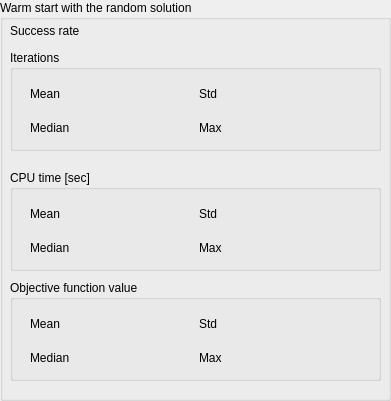
           <widget class="QGroupBox" name="groupBox_ws_rdm_ret">
            <property name="geometry">
             <rect>
              <x>830</x>
              <y>10</y>
              <width>391</width>
              <height>401</height>
             </rect>
            </property>
            <property name="title">
             <string>Warm start with the random solution</string>
            </property>
            <widget class="QWidget" name="layoutWidget_37">
             <property name="geometry">
              <rect>
               <x>10</x>
               <y>20</y>
               <width>231</width>
               <height>21</height>
              </rect>
             </property>
             <layout class="QHBoxLayout" name="horizontalLayout_218">
              <item>
               <widget class="QLabel" name="label_rate_ws_rdm_ret">
                <property name="text">
                 <string>Success rate</string>
                </property>
               </widget>
              </item>
              <item>
               <widget class="QLabel" name="label_rate_ws_rdm_ret_value">
                <property name="text">
                 <string/>
                </property>
               </widget>
              </item>
             </layout>
            </widget>
            <widget class="QGroupBox" name="groupBox_iter_ws_rdm_ret">
             <property name="geometry">
              <rect>
               <x>10</x>
               <y>50</y>
               <width>371</width>
               <height>101</height>
              </rect>
             </property>
             <property name="title">
              <string>Iterations</string>
             </property>
             <widget class="QWidget" name="layoutWidget_38">
              <property name="geometry">
               <rect>
                <x>20</x>
                <y>30</y>
                <width>331</width>
                <height>61</height>
               </rect>
              </property>
              <layout class="QVBoxLayout" name="verticalLayout_46">
               <item>
                <layout class="QHBoxLayout" name="horizontalLayout_219">
                 <item>
                  <layout class="QHBoxLayout" name="horizontalLayout_220">
                   <item>
                    <widget class="QLabel" name="label__iter_mean_ws_rdm_ret">
                     <property name="text">
                      <string>Mean</string>
                     </property>
                    </widget>
                   </item>
                   <item>
                    <widget class="QLabel" name="label_iter_mean_ws_rdm_ret_value">
                     <property name="text">
                      <string/>
                     </property>
                    </widget>
                   </item>
                  </layout>
                 </item>
                 <item>
                  <layout class="QHBoxLayout" name="horizontalLayout_221">
                   <item>
                    <widget class="QLabel" name="label_iter_std_ws_rdm_ret">
                     <property name="text">
                      <string>Std</string>
                     </property>
                    </widget>
                   </item>
                   <item>
                    <widget class="QLabel" name="label_iter_std_ws_rdm_ret_value">
                     <property name="text">
                      <string/>
                     </property>
                    </widget>
                   </item>
                  </layout>
                 </item>
                </layout>
               </item>
               <item>
                <layout class="QHBoxLayout" name="horizontalLayout_222">
                 <item>
                  <layout class="QHBoxLayout" name="horizontalLayout_223">
                   <item>
                    <widget class="QLabel" name="label_iter_median_ws_rdm_ret">
                     <property name="text">
                      <string>Median</string>
                     </property>
                    </widget>
                   </item>
                   <item>
                    <widget class="QLabel" name="label_iter_median_ws_rdm_ret_value">
                     <property name="text">
                      <string/>
                     </property>
                    </widget>
                   </item>
                  </layout>
                 </item>
                 <item>
                  <layout class="QHBoxLayout" name="horizontalLayout_224">
                   <item>
                    <widget class="QLabel" name="label_iter_max_ws_rdm_ret">
                     <property name="text">
                      <string>Max</string>
                     </property>
                    </widget>
                   </item>
                   <item>
                    <widget class="QLabel" name="label_iter_max_ws_rdm_ret_value">
                     <property name="text">
                      <string/>
                     </property>
                    </widget>
                   </item>
                  </layout>
                 </item>
                </layout>
               </item>
              </layout>
             </widget>
            </widget>
            <widget class="QGroupBox" name="groupBox_cpu_ws_rdm_ret">
             <property name="geometry">
              <rect>
               <x>10</x>
               <y>170</y>
               <width>371</width>
               <height>101</height>
              </rect>
             </property>
             <property name="title">
              <string>CPU time [sec]</string>
             </property>
             <widget class="QWidget" name="layoutWidget_39">
              <property name="geometry">
               <rect>
                <x>20</x>
                <y>30</y>
                <width>331</width>
                <height>61</height>
               </rect>
              </property>
              <layout class="QVBoxLayout" name="verticalLayout_47">
               <item>
                <layout class="QHBoxLayout" name="horizontalLayout_225">
                 <item>
                  <layout class="QHBoxLayout" name="horizontalLayout_226">
                   <item>
                    <widget class="QLabel" name="label_cpu_mean_ws_rdm_ret">
                     <property name="text">
                      <string>Mean</string>
                     </property>
                    </widget>
                   </item>
                   <item>
                    <widget class="QLabel" name="label_cpu_mean_ws_rdm_ret_value">
                     <property name="text">
                      <string/>
                     </property>
                    </widget>
                   </item>
                  </layout>
                 </item>
                 <item>
                  <layout class="QHBoxLayout" name="horizontalLayout_227">
                   <item>
                    <widget class="QLabel" name="label_cpu_std_ws_rdm_ret">
                     <property name="text">
                      <string>Std</string>
                     </property>
                    </widget>
                   </item>
                   <item>
                    <widget class="QLabel" name="label_cpu_std_ws_rdm_ret_value">
                     <property name="text">
                      <string/>
                     </property>
                    </widget>
                   </item>
                  </layout>
                 </item>
                </layout>
               </item>
               <item>
                <layout class="QHBoxLayout" name="horizontalLayout_228">
                 <item>
                  <layout class="QHBoxLayout" name="horizontalLayout_229">
                   <item>
                    <widget class="QLabel" name="label_cpu_median_ws_rdm_ret">
                     <property name="text">
                      <string>Median</string>
                     </property>
                    </widget>
                   </item>
                   <item>
                    <widget class="QLabel" name="label_cpu_median_ws_rdm_ret_value">
                     <property name="text">
                      <string/>
                     </property>
                    </widget>
                   </item>
                  </layout>
                 </item>
                 <item>
                  <layout class="QHBoxLayout" name="horizontalLayout_230">
                   <item>
                    <widget class="QLabel" name="label_cpu_max_ws_rdm_ret">
                     <property name="text">
                      <string>Max</string>
                     </property>
                    </widget>
                   </item>
                   <item>
                    <widget class="QLabel" name="label_cpu_max_ws_rdm_ret_value">
                     <property name="text">
                      <string/>
                     </property>
                    </widget>
                   </item>
                  </layout>
                 </item>
                </layout>
               </item>
              </layout>
             </widget>
            </widget>
            <widget class="QGroupBox" name="groupBox_obj_ws_rdm_ret">
             <property name="geometry">
              <rect>
               <x>10</x>
               <y>280</y>
               <width>371</width>
               <height>101</height>
              </rect>
             </property>
             <property name="title">
              <string>Objective function value</string>
             </property>
             <widget class="QWidget" name="layoutWidget_40">
              <property name="geometry">
               <rect>
                <x>20</x>
                <y>30</y>
                <width>331</width>
                <height>61</height>
               </rect>
              </property>
              <layout class="QVBoxLayout" name="verticalLayout_48">
               <item>
                <layout class="QHBoxLayout" name="horizontalLayout_231">
                 <item>
                  <layout class="QHBoxLayout" name="horizontalLayout_232">
                   <item>
                    <widget class="QLabel" name="label_obj_mean_ws_rdm_ret">
                     <property name="text">
                      <string>Mean</string>
                     </property>
                    </widget>
                   </item>
                   <item>
                    <widget class="QLabel" name="label_obj_mean_ws_rdm_ret_value">
                     <property name="text">
                      <string/>
                     </property>
                    </widget>
                   </item>
                  </layout>
                 </item>
                 <item>
                  <layout class="QHBoxLayout" name="horizontalLayout_233">
                   <item>
                    <widget class="QLabel" name="label_obj_std_ws_rdm_ret">
                     <property name="text">
                      <string>Std</string>
                     </property>
                    </widget>
                   </item>
                   <item>
                    <widget class="QLabel" name="label_obj_std_ws_rdm_ret_value">
                     <property name="text">
                      <string/>
                     </property>
                    </widget>
                   </item>
                  </layout>
                 </item>
                </layout>
               </item>
               <item>
                <layout class="QHBoxLayout" name="horizontalLayout_234">
                 <item>
                  <layout class="QHBoxLayout" name="horizontalLayout_235">
                   <item>
                    <widget class="QLabel" name="label_obj_median_ws_rdm_ret">
                     <property name="text">
                      <string>Median</string>
                     </property>
                    </widget>
                   </item>
                   <item>
                    <widget class="QLabel" name="label_obj_median_ws_rdm_ret_value">
                     <property name="text">
                      <string/>
                     </property>
                    </widget>
                   </item>
                  </layout>
                 </item>
                 <item>
                  <layout class="QHBoxLayout" name="horizontalLayout_236">
                   <item>
                    <widget class="QLabel" name="label_obj_max_ws_rdm_ret">
                     <property name="text">
                      <string>Max</string>
                     </property>
                    </widget>
                   </item>
                   <item>
                    <widget class="QLabel" name="label_obj_max_ws_rdm_ret_value">
                     <property name="text">
                      <string/>
                     </property>
                    </widget>
                   </item>
                  </layout>
                 </item>
                </layout>
               </item>
              </layout>
             </widget>
            </widget>
           </widget>
